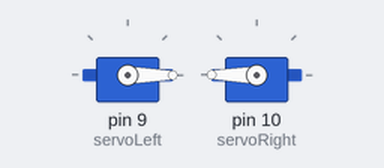
Simulated run of this sketch. Board: Arduino Uno, built with avr-gcc and run on an emulated ATmega328P. Parts: 2 × servo.

Above: at 0.05 s.
At 2.5 s:
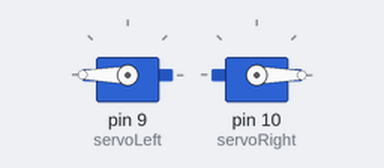
At 5.0 s:
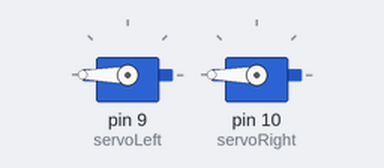
At 10.0 s:
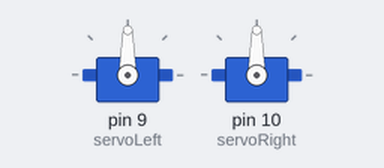
Timing chart, 0 to 13.0 s (numbered marks = the images above):
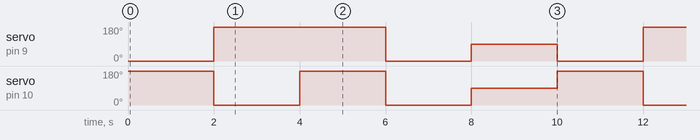

Measured:
- by itself, servo on pin 9 (servoLeft): repeats every 10.0 s: 0° 2.0 s, 90° 2.0 s, 0° 2.0 s, 180° 4.0 s
- by itself, servo on pin 10 (servoRight): repeats every 10.0 s: 180° 2.0 s, 0° 2.0 s, 90° 2.0 s, 180° 2.0 s, 0° 2.0 s

The sketch:

_2servo-demo.ino
```cpp
#include <Servo.h>
Servo servoLeft;
Servo servoRight;

void setup() {
  servoLeft.attach(9);
  servoRight.attach(10);
}

void loop() {
  forward();
  delay(2000);
  reverse();
  delay(2000);
  turnRight();
  delay(2000);
  turnLeft();
  delay(2000);
  stopRobot();
  delay(2000);
}

//motion routines for forward, back, left right, stop

void forward() {
  servoLeft.write(0);
  servoRight.write(180);
}

void reverse() {
  servoLeft.write(180);
  servoRight.write(0);
}

void turnRight() {
  servoLeft.write(180);
  servoRight.write(180);
}

void turnLeft() {
  servoLeft.write(0);
  servoRight.write(0);
}

void stopRobot() {
  servoLeft.write(90);
  servoRight.write(90);
}
```
